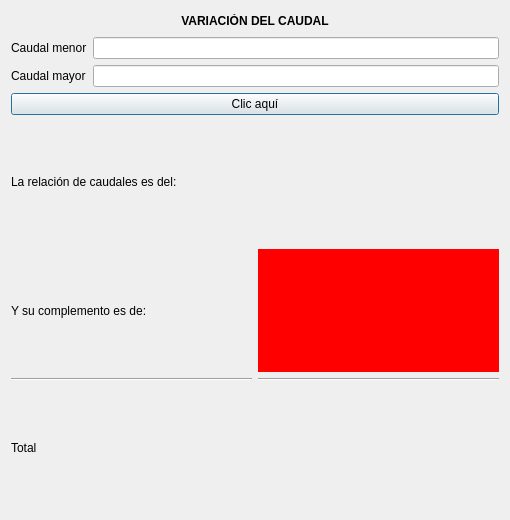
<?xml version="1.0" encoding="UTF-8"?>
<ui version="4.0">
 <class>Dialog</class>
 <widget class="QDialog" name="Dialog">
  <property name="geometry">
   <rect>
    <x>0</x>
    <y>0</y>
    <width>510</width>
    <height>520</height>
   </rect>
  </property>
  <property name="windowTitle">
   <string>Relación para calibrar Flexim</string>
  </property>
  <layout class="QGridLayout" name="gridLayout">
   <item row="0" column="0">
    <layout class="QVBoxLayout" name="verticalLayout_5">
     <item>
      <widget class="QLabel" name="label">
       <property name="maximumSize">
        <size>
         <width>16777215</width>
         <height>20</height>
        </size>
       </property>
       <property name="text">
        <string>&lt;html&gt;&lt;head/&gt;&lt;body&gt;&lt;p align=&quot;center&quot;&gt;&lt;span style=&quot; font-weight:600;&quot;&gt;VARIACIÓN DEL CAUDAL&lt;/span&gt;&lt;/p&gt;&lt;/body&gt;&lt;/html&gt;</string>
       </property>
      </widget>
     </item>
     <item>
      <layout class="QHBoxLayout" name="horizontalLayout">
       <item>
        <layout class="QVBoxLayout" name="verticalLayout_2">
         <item>
          <widget class="QLabel" name="label_11">
           <property name="text">
            <string>Caudal menor</string>
           </property>
          </widget>
         </item>
         <item>
          <widget class="QLabel" name="label_8">
           <property name="text">
            <string>Caudal mayor</string>
           </property>
          </widget>
         </item>
        </layout>
       </item>
       <item>
        <layout class="QVBoxLayout" name="verticalLayout">
         <item>
          <widget class="QLineEdit" name="lineEdit_flexim"/>
         </item>
         <item>
          <widget class="QLineEdit" name="lineEdit_sedapal"/>
         </item>
        </layout>
       </item>
      </layout>
     </item>
     <item>
      <widget class="QPushButton" name="pushButton">
       <property name="text">
        <string>Clic aquí</string>
       </property>
      </widget>
     </item>
     <item>
      <layout class="QHBoxLayout" name="horizontalLayout_2">
       <item>
        <layout class="QVBoxLayout" name="verticalLayout_4">
         <item>
          <widget class="QLabel" name="label_9">
           <property name="text">
            <string>La relación de caudales es del:</string>
           </property>
          </widget>
         </item>
         <item>
          <widget class="QLabel" name="label_10">
           <property name="text">
            <string>Y su complemento es de:</string>
           </property>
          </widget>
         </item>
         <item>
          <widget class="Line" name="line_2">
           <property name="orientation">
            <enum>Qt::Horizontal</enum>
           </property>
          </widget>
         </item>
         <item>
          <widget class="QLabel" name="label_2">
           <property name="text">
            <string>Total</string>
           </property>
          </widget>
         </item>
        </layout>
       </item>
       <item>
        <layout class="QVBoxLayout" name="verticalLayout_3">
         <item>
          <widget class="QLabel" name="label_response1">
           <property name="styleSheet">
            <string notr="true"/>
           </property>
           <property name="text">
            <string>&lt;html&gt;&lt;head/&gt;&lt;body&gt;&lt;p align=&quot;center&quot;&gt;&lt;span style=&quot; color:#5500ff;&quot;&gt;&lt;br/&gt;&lt;/span&gt;&lt;/p&gt;&lt;/body&gt;&lt;/html&gt;</string>
           </property>
          </widget>
         </item>
         <item>
          <widget class="QLabel" name="label_response2">
           <property name="styleSheet">
            <string notr="true">background-color: rgb(255, 0, 0);
font: 20pt &quot;MS Shell Dlg 2&quot;;
color: rgb(0, 85, 255);</string>
           </property>
           <property name="text">
            <string>&lt;html&gt;&lt;head/&gt;&lt;body&gt;&lt;p align=&quot;center&quot;&gt;&lt;br/&gt;&lt;/p&gt;&lt;/body&gt;&lt;/html&gt;</string>
           </property>
          </widget>
         </item>
         <item>
          <widget class="Line" name="line">
           <property name="orientation">
            <enum>Qt::Horizontal</enum>
           </property>
          </widget>
         </item>
         <item>
          <widget class="QLabel" name="label_response3">
           <property name="text">
            <string>&lt;html&gt;&lt;head/&gt;&lt;body&gt;&lt;p align=&quot;center&quot;&gt;&lt;span style=&quot; color:#ff1100;&quot;&gt;&lt;br/&gt;&lt;/span&gt;&lt;/p&gt;&lt;/body&gt;&lt;/html&gt;</string>
           </property>
          </widget>
         </item>
        </layout>
       </item>
      </layout>
     </item>
    </layout>
   </item>
  </layout>
 </widget>
 <resources/>
 <connections/>
</ui>
